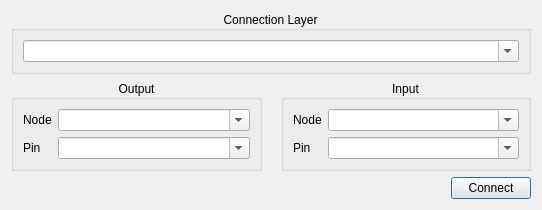
<?xml version="1.0" encoding="UTF-8"?>
<ui version="4.0">
 <class>NewConnectionsDialog</class>
 <widget class="QDialog" name="NewConnectionsDialog">
  <property name="geometry">
   <rect>
    <x>0</x>
    <y>0</y>
    <width>542</width>
    <height>210</height>
   </rect>
  </property>
  <property name="windowTitle">
   <string>New Connection</string>
  </property>
  <layout class="QGridLayout" name="gridLayout_2">
   <item row="2" column="0">
    <spacer name="horizontalSpacer">
     <property name="orientation">
      <enum>Qt::Horizontal</enum>
     </property>
     <property name="sizeHint" stdset="0">
      <size>
       <width>40</width>
       <height>20</height>
      </size>
     </property>
    </spacer>
   </item>
   <item row="0" column="0" colspan="2">
    <layout class="QGridLayout" name="gridLayout">
     <property name="sizeConstraint">
      <enum>QLayout::SetDefaultConstraint</enum>
     </property>
     <property name="topMargin">
      <number>0</number>
     </property>
     <item row="1" column="1" colspan="2">
      <layout class="QVBoxLayout" name="verticalLayout">
       <property name="sizeConstraint">
        <enum>QLayout::SetDefaultConstraint</enum>
       </property>
       <property name="topMargin">
        <number>14</number>
       </property>
       <item>
        <widget class="QLabel" name="label_5">
         <property name="sizePolicy">
          <sizepolicy hsizetype="Preferred" vsizetype="Preferred">
           <horstretch>0</horstretch>
           <verstretch>0</verstretch>
          </sizepolicy>
         </property>
         <property name="text">
          <string/>
         </property>
         <property name="pixmap">
          <pixmap resource="../../../resources/plugins/flow_document/flow_document.qrc">:/plugins/flow_document/images/32x32/connect.png</pixmap>
         </property>
         <property name="alignment">
          <set>Qt::AlignCenter</set>
         </property>
         <property name="margin">
          <number>0</number>
         </property>
         <property name="indent">
          <number>0</number>
         </property>
        </widget>
       </item>
      </layout>
     </item>
     <item row="1" column="0">
      <widget class="QGroupBox" name="m_output_groupbox">
       <property name="sizePolicy">
        <sizepolicy hsizetype="Expanding" vsizetype="Preferred">
         <horstretch>0</horstretch>
         <verstretch>0</verstretch>
        </sizepolicy>
       </property>
       <property name="title">
        <string>Output</string>
       </property>
       <property name="alignment">
        <set>Qt::AlignCenter</set>
       </property>
       <layout class="QFormLayout" name="formLayout">
        <property name="formAlignment">
         <set>Qt::AlignLeading|Qt::AlignLeft|Qt::AlignVCenter</set>
        </property>
        <item row="0" column="0">
         <widget class="QLabel" name="label">
          <property name="text">
           <string>Node</string>
          </property>
         </widget>
        </item>
        <item row="0" column="1">
         <widget class="QComboBox" name="m_output_nodes">
          <property name="editable">
           <bool>true</bool>
          </property>
          <property name="insertPolicy">
           <enum>QComboBox::NoInsert</enum>
          </property>
         </widget>
        </item>
        <item row="1" column="0">
         <widget class="QLabel" name="label_2">
          <property name="text">
           <string>Pin</string>
          </property>
         </widget>
        </item>
        <item row="1" column="1">
         <widget class="QComboBox" name="m_output_pins">
          <property name="editable">
           <bool>true</bool>
          </property>
          <property name="insertPolicy">
           <enum>QComboBox::NoInsert</enum>
          </property>
         </widget>
        </item>
       </layout>
      </widget>
     </item>
     <item row="1" column="3">
      <widget class="QGroupBox" name="m_input_groupbox">
       <property name="sizePolicy">
        <sizepolicy hsizetype="Expanding" vsizetype="Preferred">
         <horstretch>0</horstretch>
         <verstretch>0</verstretch>
        </sizepolicy>
       </property>
       <property name="title">
        <string>Input</string>
       </property>
       <property name="alignment">
        <set>Qt::AlignCenter</set>
       </property>
       <layout class="QFormLayout" name="formLayout_2">
        <property name="formAlignment">
         <set>Qt::AlignLeading|Qt::AlignLeft|Qt::AlignVCenter</set>
        </property>
        <item row="0" column="0">
         <widget class="QLabel" name="label_3">
          <property name="text">
           <string>Node</string>
          </property>
         </widget>
        </item>
        <item row="0" column="1">
         <widget class="QComboBox" name="m_input_nodes">
          <property name="editable">
           <bool>true</bool>
          </property>
          <property name="insertPolicy">
           <enum>QComboBox::NoInsert</enum>
          </property>
         </widget>
        </item>
        <item row="1" column="0">
         <widget class="QLabel" name="label_4">
          <property name="text">
           <string>Pin</string>
          </property>
         </widget>
        </item>
        <item row="1" column="1">
         <widget class="QComboBox" name="m_input_pins">
          <property name="editable">
           <bool>true</bool>
          </property>
          <property name="insertPolicy">
           <enum>QComboBox::NoInsert</enum>
          </property>
         </widget>
        </item>
       </layout>
      </widget>
     </item>
     <item row="0" column="0" colspan="4">
      <widget class="QGroupBox" name="m_layer_group_box">
       <property name="title">
        <string>Connection Layer</string>
       </property>
       <property name="alignment">
        <set>Qt::AlignCenter</set>
       </property>
       <layout class="QVBoxLayout" name="verticalLayout_2">
        <item>
         <widget class="QComboBox" name="m_layers">
          <property name="editable">
           <bool>true</bool>
          </property>
          <property name="insertPolicy">
           <enum>QComboBox::NoInsert</enum>
          </property>
         </widget>
        </item>
       </layout>
      </widget>
     </item>
    </layout>
   </item>
   <item row="2" column="1">
    <widget class="QPushButton" name="m_connect_button">
     <property name="text">
      <string>Connect</string>
     </property>
    </widget>
   </item>
   <item row="1" column="0" colspan="2">
    <spacer name="verticalSpacer">
     <property name="orientation">
      <enum>Qt::Vertical</enum>
     </property>
     <property name="sizeHint" stdset="0">
      <size>
       <width>20</width>
       <height>40</height>
      </size>
     </property>
    </spacer>
   </item>
  </layout>
 </widget>
 <resources>
  <include location="../../../resources/plugins/flow_document/flow_document.qrc"/>
 </resources>
 <connections/>
</ui>
